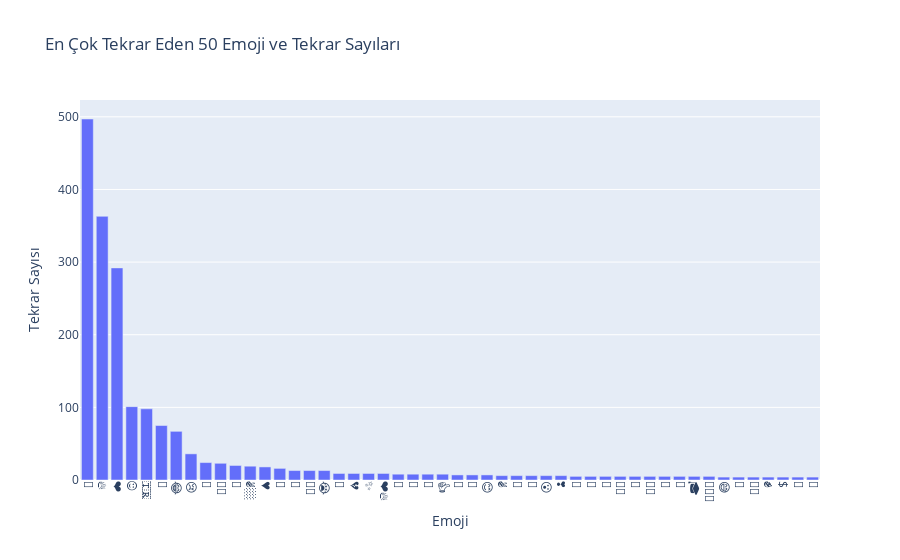

This figure's notebook cell:
### Code cell
import regex
from collections import Counter
import plotly.graph_objects as go

yorumlar = instagram_yorumlar_veriSeti["Yorum"].tolist()
emojiler = []

emoji_pattern = regex.compile(r"\X")

for yorum in yorumlar:
    yorum = str(yorum)  
    emoji_listesi = [emoji for emoji in emoji_pattern.findall(yorum) if not regex.match("\p{L}|\p{P}|\p{N}|\s", emoji)]
    emojiler.extend(emoji_listesi)

emoji_sayilari = Counter(emojiler)

emoji_sayilari = dict(sorted(emoji_sayilari.items(), key=lambda x: x[1], reverse=True)[:50])

emojiler = list(emoji_sayilari.keys())
tekrar_sayilari = list(emoji_sayilari.values())

fig = go.Figure(data=[go.Bar(x=emojiler, y=tekrar_sayilari)])

fig.update_layout(
    title='En Çok Tekrar Eden 50 Emoji ve Tekrar Sayıları',
    xaxis_title='Emoji',
    yaxis_title='Tekrar Sayısı',
    xaxis_tickangle=90,
)

fig.show()

### Figure 1 — Plotly figure (JSON) as saved in the notebook; plotly's stock layout.template omitted (floating-point values rounded to 4 significant figures)
{"data": [{"type": "bar", "x": ["👏", "🔥", "❤️", "😍", "🇹🇷", "🙌", "😂", "😢", "🙏", "👏🏻", "💯", "✌🏼", "♥️", "🥳", "🖤", "🙏🏻", "😭", "🥺", "💔", "✨", "❤️🔥", "🤣", "💖", "🥹", "👍", "🥲", "💜", "😊", "✌️", "💙", "🤲", "😮", "❣️", "🥰", "💛", "🙂", "🤲🏻", "🤍", "🫶🏼", "🌹", "🔫", "🎓", "🙋🏻♀️", "😅", "💚", "🫶🏻", "✊", "$", "💐", "🤩"], "y": [497, 363, 292, 101, 98, 75, 67, 36, 24, 23, 20, 19, 18, 16, 13, 13, 13, 9, 9, 9, 9, 8, 8, 8, 8, 7, 7, 7, 6, 6, 6, 6, 6, 5, 5, 5, 5, 5, 5, 5, 5, 5, 5, 4, 4, 4, 4, 4, 4, 4]}], "layout": {"title": {"text": "En Çok Tekrar Eden 50 Emoji ve Tekrar Sayıları"}, "xaxis": {"tickangle": 90, "title": {"text": "Emoji"}}, "yaxis": {"title": {"text": "Tekrar Sayısı"}}}}
